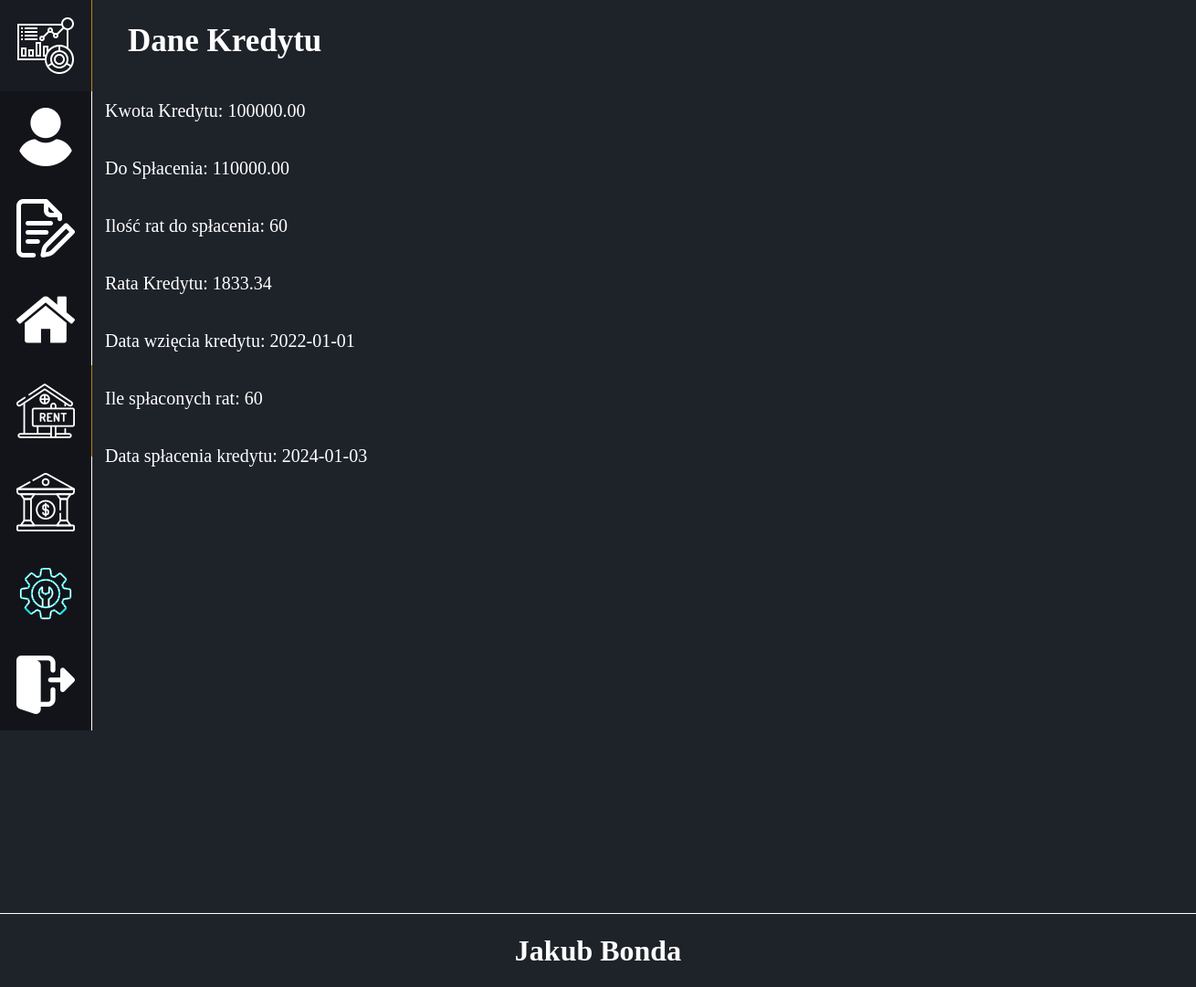
The page /BiuroWynajmu/Administrator/Kredyty/DaneKredytu/index.php?ID_Kredytu=15 (signed in) on the database its author committed.
### tables this page shows
CREATE TABLE `kredyty` (
  `ID_Kredytu` int(10) UNSIGNED NOT NULL,
  `ID_Uzytkownika` int(10) UNSIGNED NOT NULL,
  `ID_Wniosku` int(10) UNSIGNED NOT NULL,
  `Kwota_Kredytu` decimal(10,2) NOT NULL,
  `Do_Splacenia` decimal(10,2) NOT NULL,
  `Rata_Kredytu` decimal(10,2) NOT NULL,
  `Ilosc_Rat_Do_Splacenia` int(11) NOT NULL,
  `Ile_Splaconych_Rat` int(11) NOT NULL,
  `Data_Wziecia_Kredytu` date NOT NULL DEFAULT current_timestamp(),
  `Data_Splacenia_Kredytu` date DEFAULT NULL,
  `Czy_Kredyt_Splacony` tinyint(1) NOT NULL,
  `Data_Modyfikacji` timestamp NOT NULL DEFAULT current_timestamp() ON UPDATE current_timestamp()
);

### BiuroWynajmu/Administrator/Kredyty/DaneKredytu/index.php (the view, shortened to what this page needs)
<!DOCTYPE html>
<html lang="en">
<head>
	 <link rel="stylesheet" type="text/css" href="style/style.css"/>
	 <?php
	require('../../../config.php');
	$conn = new mysqli($host, $user, $password, $database);
	 ?>
</head>
<body>
	<header>
		<div id="navbarLeft">
			<a href="../../Dane/"><img src="../../../obrazki/Konto/dashboard.png"></a>
			<a href="../../Uzytkownicy/"><img src="../../../obrazki/Konto/user.png"></a>
			<a href="../../Wnioski/"><img src="../../../obrazki/Konto/quote-request.png"></a>
			<a href="../../Lokale/"><img src="../../../obrazki/Konto/home.png"></a>
			<a href="../../Wynajmy/" class="activeLink"><img src="../../../obrazki/Konto/wynajem.png"></a>
			<a href="../../Kredyty/"><img src="../../../obrazki/Konto/bank.png"></a>
			<a href="../../ZgloszeniaSerwisowe/"><img src="../../../obrazki/Konto/zgloszenia.png"></a>
			<a href="../../../"><img src="../../../obrazki/Konto/logout.png"></a>
		</div>
    </header>
	<section>
		<article>
			<div id="PanelDaneDaneUzytkownika">
			<h1>Dane Kredytu</h1>
					<?php
	 					$zapytanieNr1 = "SELECT * FROM kredyty
							WHERE ID_Kredytu = ".$_GET['ID_Kredytu']."
						";
						$wynikZapytaniaNr1 = $conn -> query($zapytanieNr1);
						if ($wynikZapytaniaNr1->num_rows == 1) {
							$row = $wynikZapytaniaNr1->fetch_object();
									echo '<p>Kwota Kredytu: '.$row->Kwota_Kredytu.'</p>';
									echo '<p>Do Spłacenia: '.$row->Do_Splacenia.'</p>';
									echo '<p>Ilość rat do spłacenia: '.$row->Ilosc_Rat_Do_Splacenia.'</p>';
									echo '<p>Rata Kredytu: '.$row->Rata_Kredytu.'</p>';
									echo '<p>Data wzięcia kredytu: '.$row->Data_Wziecia_Kredytu.'</p>';
									echo '<p>Ile spłaconych rat: '.$row->Ile_Splaconych_Rat.'</p>';
									if($row->Czy_Kredyt_Splacony == true){
										echo '<p>Data spłacenia kredytu: '.$row->Data_Splacenia_Kredytu.'</p>';
									}
						}
					?>
			</div>
		</article>
	</section>
	<footer>
        <?php require("../../../stopka.php"); ?>
    </footer>
</body>
</html>

### BiuroWynajmu/Administrator/Kredyty/DaneKredytu/style/style.css (style rules this page uses)
html, body { margin: 0; padding: 0; background-color: rgb(30, 34, 41); }
header #navbarLeft { position: fixed; width: 100px; min-height: 100vh; border-right: 1px solid white; z-index: 2; background-color: rgb(30, 34, 41); }
header #navbarLeft a { display: flex; width: 100px; height: 100px; background-color: rgba(0,0,0,0.4); justify-content: center; align-items: center; border-right: 1px solid white; text-decoration: none; }
header #navbarLeft .activeLink { border-right: 1px solid darkgoldenrod; }
section { min-height: 1000px; z-index: 2; }
article { min-height: 1000px; display: flex; margin-left: 100px; justify-content: center; }
article #PanelDaneDaneUzytkownika { display: flex; flex-wrap: nowrap; color: white; padding-left: 15px; flex-direction: column; width: 100%; }
article #PanelDaneDaneUzytkownika h1 { font-size: 35px; font-weight: bold; color: white; margin: 25px; }
article #PanelDaneDaneUzytkownika p { font-size: 20px; }
footer { width: 100%; height: 80px; border-top: 1px solid white; background-color: rgb(30, 34, 41); margin: auto; display: flex; flex-wrap: wrap; align-items: center; justify-content: center; z-index: 2; }

### rows shown on the page
kredyty: Kwota_Kredytu "100000.00", Do_Splacenia "110000.00", Ilosc_Rat_Do_Splacenia "60", Rata_Kredytu "1833.34", Data_Wziecia_Kredytu "2022-01-01", Ile_Splaconych_Rat "60", Data_Splacenia_Kredytu "2024-01-03"
